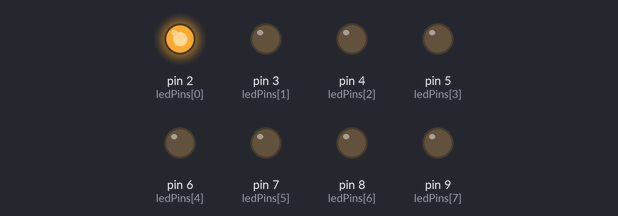
The sketch below on a simulated Arduino Uno, built with avr-gcc and run on an emulated ATmega328P. Parts: output pins drawn as LEDs (lit = HIGH).

Above: at 0.5 s.
At 2.5 s:
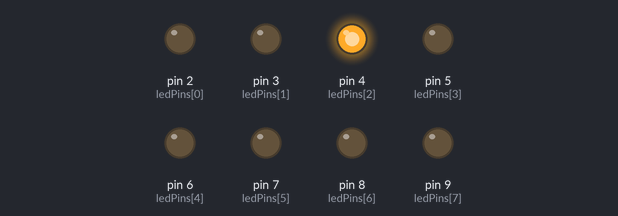
At 3.5 s:
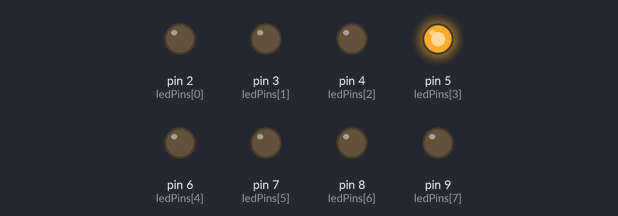
At 4.5 s:
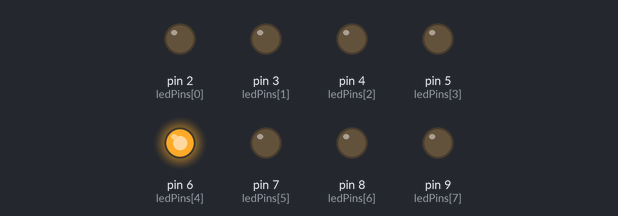
At 6.5 s:
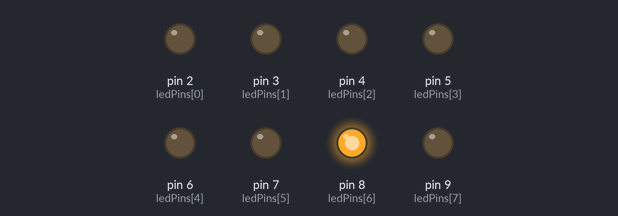
At 9.5 s:
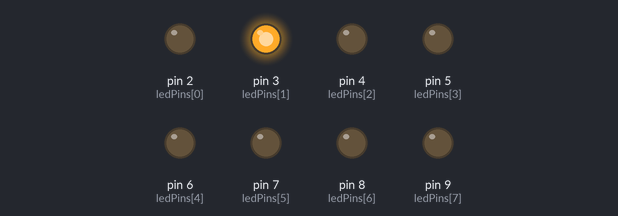
Timing chart, 0 to 10.4 s (numbered marks = the images above):
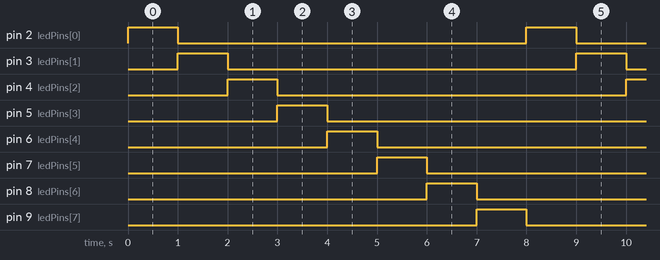

Measured:
- by itself, pin 2 (ledPins[0]), pin 3 (ledPins[1]), pin 4 (ledPins[2]), pin 5 (ledPins[3]), pin 6 (ledPins[4]), pin 7 (ledPins[5]), pin 8 (ledPins[6]), pin 9 (ledPins[7]): alternates HIGH for 1.0 s and LOW for 7.0 s
- by itself, everything shown: repeats every 8.0 s, in 8 steps

The sketch:

matrix.ino
```cpp
int ledPins[] = {2,3,4,5,6,7,8,9}; //An array to hold the pin each LED is connected to
void setup()
{

  for(int i = 0; i < 8; i++){         //this is a loop and will repeat eight times
      pinMode(ledPins[i],OUTPUT); //we use this to set each LED pin to output
  }
}
void loop()
{
  for(int i=0;i<=7;i++)
  {
    int offLed=i-1;
    if(i==0)
    {
      offLed=7;
    }
    digitalWrite(ledPins[i],HIGH);
    digitalWrite(ledPins[offLed],LOW);
    delay(1000);
  }
}
```
